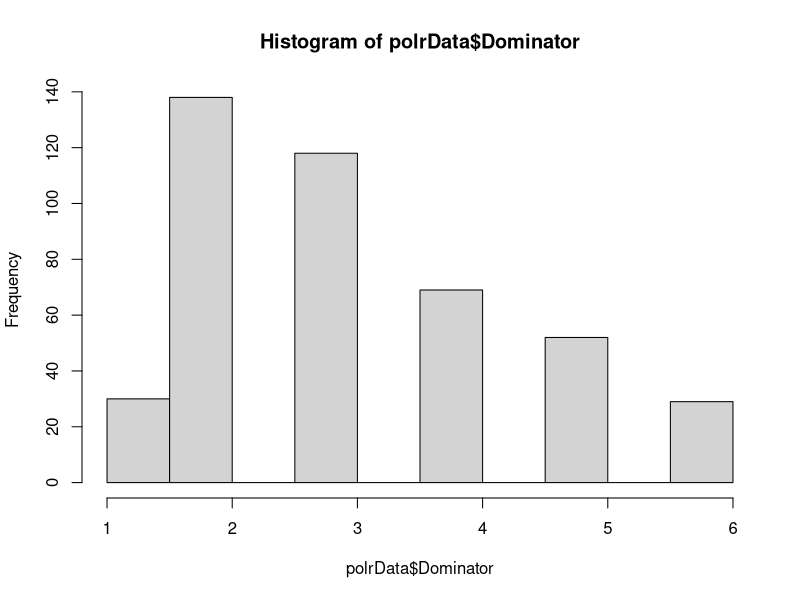

Write the R code that produced this figure.
## ---- chunk 1
knitr::opts_chunk$set(echo = TRUE)
install.packages("MASS")
install.packages("effects")
install.packages("nnet")
install.packages("Hmisc")

library(MASS)
library(effects)
library(nnet)
library(Hmisc)
library(tidyverse)
## ---- chunk 2
setwd("G:/Shared drives/CEG Two-Stage Exams Analysis/Jackson/beyond-linear-regression/BeyondLinearRegression/Proportional Odds Logistic Regression")
polrData <- read_csv("polrData.csv")
## ---- chunk 3
tibble(polrData)
## ---- chunk 4
hist(polrData$Dominator)
summary(polrData$Dominator)
## ---- chunk 5
polrData$Dominator <- factor(polrData$Dominator)
polrData$Ethnicity <- relevel(as.factor(polrData$Ethnicity), ref="White")
## ---- chunk 6
mod1 <- polr(Dominator ~ Gender + FirstGeneration + CourseGrade + Ethnicity +
             ActivityType +  
             Gender*ActivityType + FirstGeneration*ActivityType + Ethnicity*ActivityType, 
             data=polrData, Hess=T)
summary(mod1)
